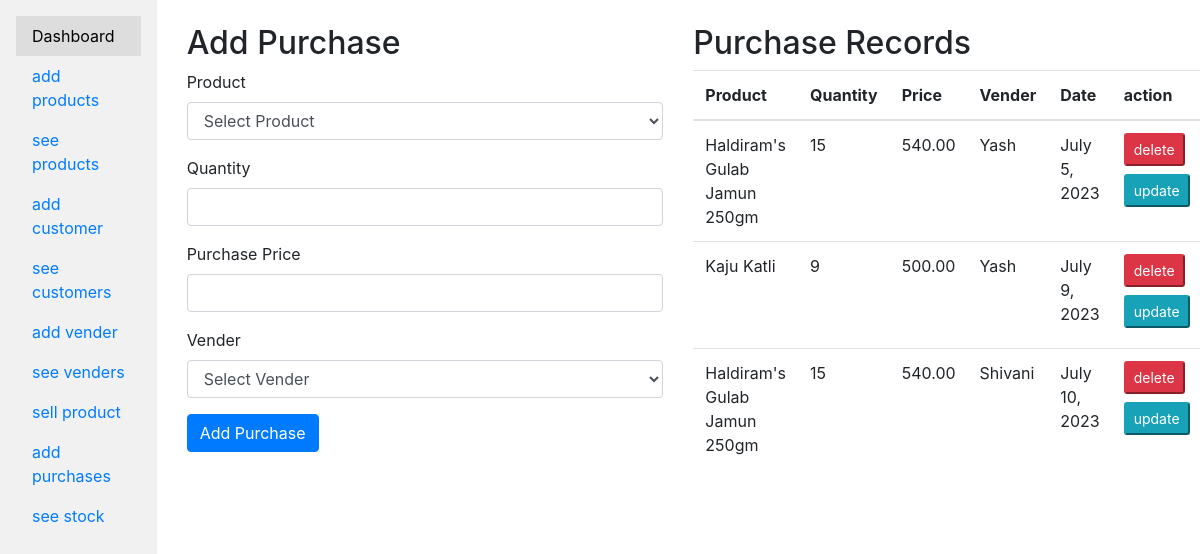
The app's page /purchases/add/ (signed in) with its own data.
### app/models.py (models this page shows, shortened)
class Purchase(models.Model):
    product = models.ForeignKey(Product, on_delete=models.CASCADE)
    quantity = models.PositiveIntegerField(null=True)
    purchase_price = models.DecimalField(max_digits=10, decimal_places=2)
    vender = models.ForeignKey(Vender,on_delete=models.CASCADE,null=True)
    date = models.DateField(auto_now_add=True)

class Product(models.Model):
    name = models.CharField(max_length=100,null=True)
    price = models.DecimalField(max_digits=8, decimal_places=2,null=True)

class Vender(models.Model):
    name = models.CharField(max_length=100,null=True)
    email = models.EmailField(null=True)
    phone_number = models.CharField(max_length=10,null=True)
    address = models.CharField(max_length=200,null=True)

### app/views.py (the view)
# urls.py: path('purchases/add/', add_purchase, name='add_purchase'),
@login_required
def add_purchase(request):
    purchases = Purchase.objects.all()
    products=Product.objects.all()
    venders=Vender.objects.all()
    if request.method == 'POST':
        form = PurchaseForm(request.POST)
        if form.is_valid():
            product=form.cleaned_data['product']
            quantity=form.cleaned_data['quantity']
            purchase_price=form.cleaned_data['purchase_price']
            vender=form.cleaned_data['vender']
            purchase=Purchase(product=product,quantity=quantity,purchase_price=purchase_price,vender=vender)
            purchase.save()
            try:
                stock_entries=Stock.objects.get(product=product)
                stock_entries.qty_left+=quantity
            except Stock.DoesNotExist:
                stock_entries=Stock(product=product,qty_left=quantity)
            stock_entries.save()
            return redirect('add_purchase')
    else:
        form = PurchaseForm()
    return render(request, 'add_purchase.html', {'form': form,'purchases':purchases,'products':products,'venders':venders} )

### app/modelForm/PurchaseForm.py
class PurchaseForm(forms.ModelForm):
    class Meta:
        model = Purchase
        fields = ['product', 'quantity', 'purchase_price', 'vender']

### app/templates/add_purchase.html (shortened to what this page needs)
{% extends 'base.html' %}
  {% block content %}
    <div class="container">
      <div class="row">
        <div class="col-md-6">
          <h2>Add Purchase</h2>
          <form method="POST" action="{% url 'add_purchase' %}">
            <div class="form-group">
              <label for="product">Product</label>
              <select class="form-control" id="product" name="product" required>
                <option value="">Select Product</option>
              </select>
            </div>
            <div class="form-group">
              <label for="quantity">Quantity</label>
              <input type="number" class="form-control" id="quantity" name="quantity" required>
            </div>
            <div class="form-group">
              <label for="price">Purchase Price</label>
              <input type="number" step="0.01" class="form-control" id="price" name="purchase_price" required>
            </div>
            <div class="form-group">
              <label for="vender">Vender</label>
              <select class="form-control" id="vender" name="vender" required>
                <option value="">Select Vender</option>
              </select>
            </div>
            <button type="submit" class="btn btn-primary">Add Purchase</button>
          </form>
        </div>
        <div class="col-md-6">
          <h2>Purchase Records</h2>
          <table class="table">
            <thead>
              <tr>
                <th>Product</th>
                <th>Quantity</th>
                <th>Price</th>
                <th>Vender</th>
                <th>Date</th>
                <th>action</th>
              </tr>
            </thead>
            <tbody>
              {% for purchase in purchases %}
                <tr>
                  <td>{{ purchase.product.name }}</td>
                  <td>{{ purchase.quantity }}</td>
                  <td>{{ purchase.purchase_price }}</td>
                  <td>{{ purchase.vender.name }}</td>
                  <td>{{ purchase.date }}</td>
                  <td>
                    <a href="{% url 'purchase-delete' purchase.id %}" ><button class="btn-danger btn-sm mb-2">delete</button></a>
                    <a href="{% url 'update-purchase' purchase.id %}"><button class="btn-info btn-sm mb-2">update</button></a>
                  </td>
                </tr>
              {% empty %}
                <tr>
                  <td colspan="5">No purchases found.</td>
                </tr>
              {% endfor %}
            </tbody>
          </table>
        </div>
      </div>
    </div>
  {% endblock %}

### records on screen
Purchase: product.name "Haldiram's Gulab Jamun 250gm", quantity "15", purchase_price "540.00", vender.name "Yash", date "July 5, 2023"
Purchase: product.name "Kaju Katli", quantity "9", purchase_price "500.00", vender.name "Yash", date "July 9, 2023"
Purchase: product.name "Haldiram's Gulab Jamun 250gm", quantity "15", purchase_price "540.00", vender.name "Shivani", date "July 10, 2023"
